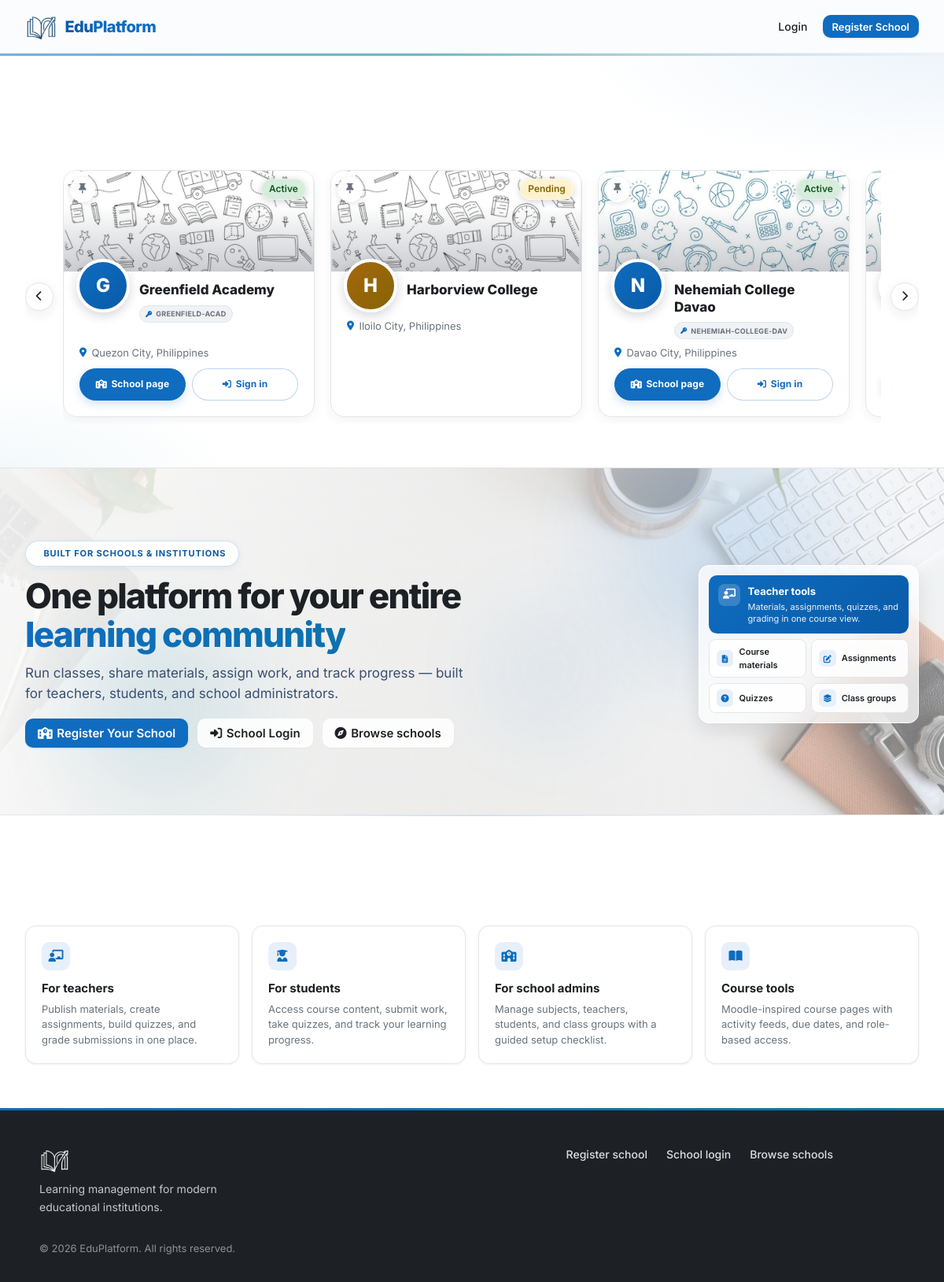
The page / on the database its author committed.
### tables this page shows
CREATE TABLE schools (
    id INT UNSIGNED AUTO_INCREMENT PRIMARY KEY,
    name VARCHAR(255) NOT NULL,
    slug VARCHAR(255) NOT NULL UNIQUE,
    school_code VARCHAR(32) DEFAULT NULL UNIQUE,
    email VARCHAR(255) NOT NULL,
    phone VARCHAR(50) DEFAULT NULL,
    address TEXT DEFAULT NULL,
    cover_image VARCHAR(512) DEFAULT NULL,
    logo_image VARCHAR(512) DEFAULT NULL,
    status ENUM('pending', 'active', 'rejected', 'suspended') NOT NULL DEFAULT 'pending',
    registered_at DATETIME NOT NULL DEFAULT CURRENT_TIMESTAMP,
    approved_at DATETIME DEFAULT NULL,
    approved_by INT UNSIGNED DEFAULT NULL,
    created_at DATETIME NOT NULL DEFAULT CURRENT_TIMESTAMP,
    updated_at DATETIME NOT NULL DEFAULT CURRENT_TIMESTAMP ON UPDATE CURRENT_TIMESTAMP
);

### includes/layout/page_loader.php (called while the page is built, shortened)
<?= siteLogoImg('site-logo site-logo--loader') ?>

### includes/bootstrap.php (called while the page is built, shortened)
<?php
require_once __DIR__ . '/env.php';
require_once __DIR__ . '/helpers.php';
function db(): PDO
{
    static $pdo = null;
    if ($pdo === null) {
        $config = require __DIR__ . '/../config/database.php';
        $dsn = sprintf(
            'mysql:host=%s;dbname=%s;charset=%s',
            $config['host'],
            $config['dbname'],
            $config['charset']
        );
        $pdo = new PDO($dsn, $config['username'], $config['password'], [
            PDO::ATTR_ERRMODE            => PDO::ERRMODE_EXCEPTION,
            PDO::ATTR_DEFAULT_FETCH_MODE => PDO::FETCH_ASSOC,
            PDO::ATTR_EMULATE_PREPARES   => false,
            PDO::MYSQL_ATTR_INIT_COMMAND => "SET time_zone = '+00:00'",
        ]);
    }
    return $pdo;
}

### index.php (the view, shortened to what this page needs)
<?php
require_once __DIR__ . '/includes/bootstrap.php';
$schools = db()->query("SELECT id, name, slug, school_code, email, phone, address, cover_image, logo_image, status, registered_at
    FROM schools
    ORDER BY name ASC")->fetchAll();
require __DIR__ . '/includes/layout/header.php';
?>
<section class="schools-section" id="schools">
    <div class="container landing-section-container">
        <?php if (empty($schools)): ?>
            <div class="empty-state landing-empty">
                <div class="empty-state-icon"><i class="fa-solid fa-school"></i></div>
                <h3>No schools registered yet</h3>
                <p>Be the first to bring your institution to <?= e(APP_NAME) ?>.</p>
                <a href="<?= url('register/school.php') ?>" class="btn btn-primary">Register Your School</a>
            </div>
        <?php else: ?>
            <div class="school-carousel-wrap">
                <button type="button" class="school-carousel-nav school-carousel-nav--prev" id="schoolCarouselPrev" aria-label="Previous schools">
                    <i class="fa-solid fa-chevron-left"></i>
                </button>
                <div class="school-grid school-carousel" id="schoolGrid">
                <?php foreach ($schools as $i => $school):
                    $revealDelay = min(($i % 6) + 1, 6);
                    $searchText = mb_strtolower(implode(' ', array_filter([
                        $school['name'],
                        $school['school_code'] ?? '',
                        $school['email'],
                        $school['phone'] ?? '',
                        $school['address'] ?? '',
                    ])));
                ?>
                <?php
                    $cardClass = 'school-card-modern' . ($school['status'] !== 'active' ? ' is-' . e($school['status']) : '');
                    $cardAttrs = 'class="' . $cardClass . '" data-search="' . e($searchText) . '" data-status="' . e($school['status']) . '" data-landing-reveal data-landing-delay="' . (int) $revealDelay . '"';
                    $isActiveCard = $school['status'] === 'active' && !empty($school['school_code']);
                    $schoolPageUrl = $isActiveCard ? schoolPageUrl($school['school_code']) : '';
                    $schoolLoginUrl = $isActiveCard ? schoolLoginUrl($school['school_code']) : '';
                    $coverUrl = schoolCoverImageUrl($school);
                ?>
                <div class="school-card-wrap" data-school-id="<?= (int) $school['id'] ?>" data-order="<?= (int) $i ?>">
                    <button
                        type="button"
                        class="school-card-pin"
                        aria-label="Pin school to front"
                        aria-pressed="false"
                        title="Pin to front"
                    >
                        <i class="fa-solid fa-thumbtack"></i>
                    </button>
                <article <?= $cardAttrs ?>>
                    <div class="school-card-cover" style="background-image: url('<?= e($coverUrl) ?>')">
                        <span class="badge badge-<?= e($school['status']) ?> school-card-status"><?= e(SCHOOL_STATUSES[$school['status']] ?? ucfirst($school['status'])) ?></span>
                    </div>
                    <div class="school-card-content">
                        <div class="school-card-header">
                            <?= schoolAvatarHtml($school, 'school-avatar') ?>
                            <div class="school-card-identity">
                                <h3><?= e($school['name']) ?></h3>
                                <?php if (!empty($school['school_code']) && $school['status'] === 'active'): ?>
                                    <span class="school-code-tag" title="School login code">
                                        <i class="fa-solid fa-key"></i> <?= e($school['school_code']) ?>
                                    </span>
                                <?php endif; ?>
                            </div>
                        </div>
                        <?php if ($isActiveCard): ?>
                        <div class="school-card-footer">
                            <div class="school-card-meta">
                                <?php if ($school['address']): ?>
                                    <p class="school-card-location"><i class="fa-solid fa-location-dot"></i><span><?= e($school['address']) ?></span></p>
                                <?php elseif ($school['phone']): ?>
                                    <p class="school-card-location"><i class="fa-solid fa-phone"></i><span><?= e($school['phone']) ?></span></p>
                                <?php else: ?>
                                    <p class="school-card-location"><i class="fa-solid fa-calendar"></i><span>Registered <?= formatDate($school['registered_at'], 'M j, Y') ?></span></p>
                                <?php endif; ?>
                            </div>
                            <div class="school-card-actions">
                                <a href="<?= e($schoolPageUrl) ?>" class="school-card-btn school-card-btn--page">
                                    <i class="fa-solid fa-school"></i> School page
                                </a>
                                <a href="<?= e($schoolLoginUrl) ?>" class="school-card-btn school-card-btn--login">
                                    <i class="fa-solid fa-right-to-bracket"></i> Sign in
                                </a>
                            </div>
                        </div>
                        <?php else: ?>
                        <div class="school-card-meta">
                            <?php if ($school['address']): ?>
                                <p class="school-card-location"><i class="fa-solid fa-location-dot"></i><span><?= e($school['address']) ?></span></p>
                            <?php elseif ($school['phone']): ?>
                                <p class="school-card-location"><i class="fa-solid fa-phone"></i><span><?= e($school['phone']) ?></span></p>
                            <?php else: ?>
                                <p class="school-card-location"><i class="fa-solid fa-calendar"></i><span>Registered <?= formatDate($school['registered_at'], 'M j, Y') ?></span></p>
                            <?php endif; ?>
                        </div>
                        <?php endif; ?>
                    </div>
                </article>
                </div>
                <?php endforeach; ?>
                </div>
                <button type="button" class="school-carousel-nav school-carousel-nav--next" id="schoolCarouselNext" aria-label="Next schools">
                    <i class="fa-solid fa-chevron-right"></i>
                </button>
            </div>
        <?php endif; ?>
    </div>
</section>
<section class="landing-hero">
    <div class="landing-hero-decor" aria-hidden="true">
        <span class="landing-hero-orb landing-hero-orb--1"></span>
        <span class="landing-hero-orb landing-hero-orb--2"></span>
        <span class="landing-hero-orb landing-hero-orb--3"></span>
    </div>
    <div class="landing-hero-shell">
        <div class="landing-hero-grid">
            <div class="landing-hero-copy">
                <span class="landing-badge" data-landing-hero data-landing-delay="1"><i class="fa-solid fa-sparkles"></i> Built for schools &amp; institutions</span>
                <h1 data-landing-hero data-landing-delay="2">One platform for your entire <span class="text-gradient text-gradient--animated">learning community</span></h1>
                <p class="landing-lead" data-landing-hero data-landing-delay="3">Run classes, share materials, assign work, and track progress — built for teachers, students, and school administrators.</p>
                <div class="landing-hero-actions" data-landing-hero data-landing-delay="4">
                    <a href="<?= url('register/school.php') ?>" class="btn btn-primary btn-lg landing-hero-btn-primary">
                        <i class="fa-solid fa-school"></i> Register Your School
                    </a>
                    <a href="<?= url('login.php') ?>" class="btn btn-ghost btn-lg landing-hero-btn-secondary">
                        <i class="fa-solid fa-right-to-bracket"></i> School Login
                    </a>
                    <a href="<?= url('index.php#schools') ?>" class="btn btn-ghost btn-lg landing-hero-btn-tertiary">
                        <i class="fa-solid fa-compass"></i> Browse schools
                    </a>
                </div>
            </div>
            <div class="landing-hero-panel" aria-label="Platform capabilities">
                <div class="hero-panel-card hero-panel-card--featured">
                    <div class="hero-panel-icon"><i class="fa-solid fa-chalkboard-user"></i></div>
                    <div>
                        <strong>Teacher tools</strong>
                        <p>Materials, assignments, quizzes, and grading in one course view.</p>
                    </div>
                </div>
                <div class="hero-panel-grid">
                    <div class="hero-panel-card">
                        <i class="fa-solid fa-file-lines"></i>
                        <span>Course materials</span>
                    </div>
                    <div class="hero-panel-card">
                        <i class="fa-solid fa-pen-to-square"></i>
                        <span>Assignments</span>
                    </div>
                    <div class="hero-panel-card">
                        <i class="fa-solid fa-circle-question"></i>
                        <span>Quizzes</span>
                    </div>
                    <div class="hero-panel-card">
                        <i class="fa-solid fa-layer-group"></i>
                        <span>Class groups</span>
                    </div>
                </div>
            </div>
        </div>
    </div>
</section>
<section class="landing-features-section">
    <div class="container landing-section-container">
        <div class="features features--landing">
            <article class="feature-card">
                <div class="feature-card-icon"><i class="fa-solid fa-chalkboard-user"></i></div>
                <h3>For teachers</h3>
                <p>Publish materials, create assignments, build quizzes, and grade submissions in one place.</p>
            </article>
            <article class="feature-card">
                <div class="feature-card-icon"><i class="fa-solid fa-user-graduate"></i></div>
                <h3>For students</h3>
                <p>Access course content, submit work, take quizzes, and track your learning progress.</p>
            </article>
            <article class="feature-card">
                <div class="feature-card-icon"><i class="fa-solid fa-school"></i></div>
                <h3>For school admins</h3>
                <p>Manage subjects, teachers, students, and class groups with a guided setup checklist.</p>
            </article>
            <article class="feature-card">
                <div class="feature-card-icon"><i class="fa-solid fa-book-open"></i></div>
                <h3>Course tools</h3>
                <p>Moodle-inspired course pages with activity feeds, due dates, and role-based access.</p>
            </article>
        </div>
    </div>
</section>
<?php require __DIR__ . '/includes/layout/footer.php'; ?>

### includes/helpers.php (shortened to what this page needs)
<?php
function siteLogoPath(): string
{
    return 'assets/img/Gemini_Generated_Image_lt629klt629klt62-removebg-preview.png';
}
function siteLogoUrl(): string
{
    return url(siteLogoPath());
}
function siteLogoImg(string $class = 'site-logo', ?string $alt = null): string
{
    return '<img src="' . e(siteLogoUrl()) . '" alt="' . e($alt ?? APP_NAME) . '" class="' . e($class) . '">';
}
function url(string $path = ''): string
{
    $path = ltrim($path, '/');
    $query = '';
    if (($pos = strpos($path, '?')) !== false) {
        $query = substr($path, $pos);
        $path = substr($path, 0, $pos);
    }
    return BASE_URL . '/' . $path . $query;
}
function schoolPageUrl(?string $schoolCode): string
{
    $code = normalizeSchoolCode($schoolCode ?? '');
    return url('schools/' . rawurlencode($code));
}
function schoolLoginUrl(?string $schoolCode): string
{
    $code = normalizeSchoolCode($schoolCode ?? '');
    return url('login.php?code=' . urlencode($code));
}
function schoolDefaultCoverUrls(): array
{
    return [
        url('assets/img/school-covers/default-1.jpg'),
        url('assets/img/school-covers/default-2.jpg'),
        url('assets/img/school-covers/default-3.jpg'),
        url('assets/img/school-covers/default-4.jpg'),
    ];
}
function schoolCoverImageUrl(array $school): string
{
    $custom = trim((string) ($school['cover_image'] ?? ''));
    $defaults = schoolDefaultCoverUrls();
    $index = abs((int) ($school['id'] ?? 0)) % count($defaults);
    return $defaults[$index];
}
function schoolLogoImageUrl(array $school): ?string
{
    $custom = trim((string) ($school['logo_image'] ?? ''));
    return null;
}
function schoolAvatarInitial(array $school): string
{
    return strtoupper(mb_substr($school['name'] ?? 'S', 0, 1));
}
function schoolAvatarHtml(array $school, string $class): string
{
    $logoUrl = schoolLogoImageUrl($school);
    return '<div class="' . $class . '" aria-hidden="true">' . e(schoolAvatarInitial($school)) . '</div>';
}
function e(?string $value): string
{
    return htmlspecialchars($value ?? '', ENT_QUOTES, 'UTF-8');
}
function normalizeSchoolCode(string $code): string
{
    return strtoupper(trim($code));
}
    ?>

### rows shown on the page
schools: status "Active", name "G", name "Greenfield Academy", school_code "GREENFIELD-ACAD", address "Quezon City, Philippines"
schools: status "Pending", name "H", name "Harborview College", address "Iloilo City, Philippines"
schools: status "Active", name "N", name "Nehemiah College Davao", school_code "NEHEMIAH-COLLEGE-DAV", address "Davao City, Philippines"

### other values the page prints
APP_NAME "EduPlatform"
